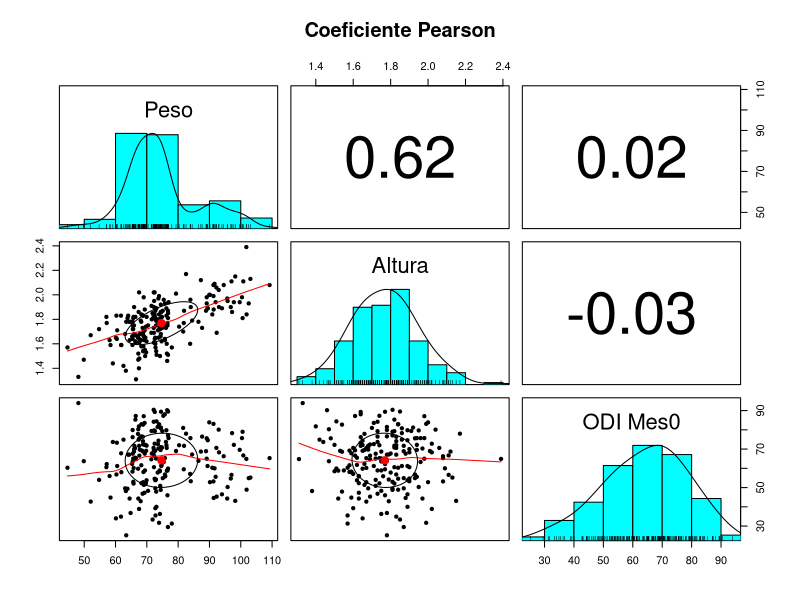
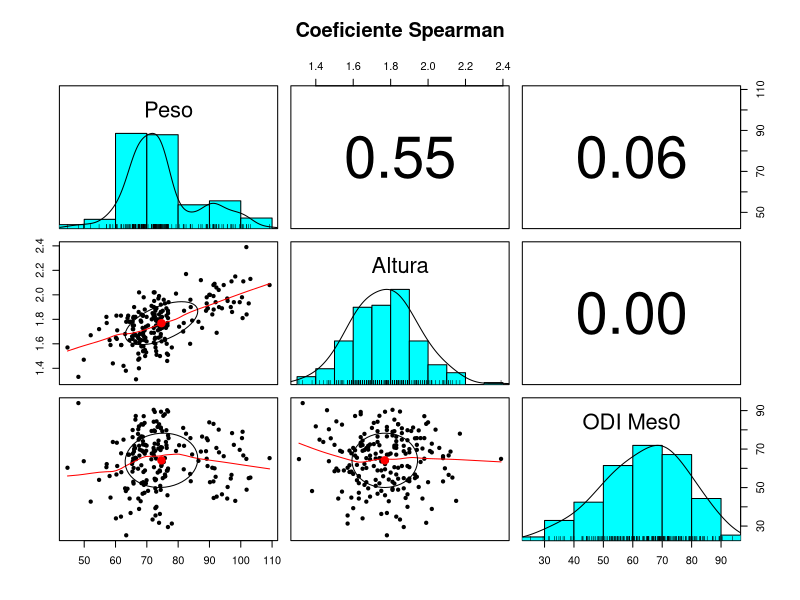

R code for these plots, in order: (Note: this script raises an error after producing the figures.)
#********************************************************************
# 1.1 INSTALAR PAQUETES DE FUNCIONES
#********************************************************************
# Lista de paquetes de funciones a instalar
.packages = c("lme4","lmerTest", "FSA","car","plotly","ggplot2", "plotly", "xlsx","scales","stringr","readr","dplyr","psych","readxl","ggpubr","PerformanceAnalytics")
.packages %in% installed.packages()
.inst <- .packages %in% installed.packages()
if(length(.packages[!.inst]) > 0) install.packages(.packages[!.inst])
lapply(.packages, require, character.only=TRUE)




##
#USING PACKAGES FROM devtools not from CRAN
##

#install.packages("devtools")
#devtools::install_github("johannesbjork/LaCroixColoR")
#lapply("LaCroixColoR",require,character.only=TRUE)


##
# Se definen funciones
##
descriptiva <-  function(Datos,columnas,colagruparpor) {
  
  filtrar_por <-  unique(Datos[,colagruparpor])
  listaout <- list()
  
  for (g in (1:nrow(filtrar_por))) 
  {
    
    if (is.list(filtrar_por[g,1])) 
    {
      df <-   filter(Datos, (Datos[,colagruparpor] %in% (filtrar_por[g,1])) ) %>%
        dplyr::select(c(colagruparpor,columnas))    
    } else 
    {
    df <-   filter(Datos, (Datos[,colagruparpor] == str_trim(filtrar_por[g,1])) ) %>%
      dplyr::select(c(colagruparpor,columnas))
    }
    for (i in (2:ncol(df)))
    {
      lista <- list( 
        Grupo = str_trim(filtrar_por[g,1]),
        media =   format(apply(df[,i],2,mean),nsmall=1,big.mark = ","),
        cutmedia =    format(apply(df[,i],2,mean,trim=0.05),nsmall=1,big.mark = ","),
        StdErr   =    format(apply(df[,i],2,sd) / sqrt(apply(df[,i],2,length)),nsmall=1,big.mark = ","),
        IC95LimInf =  format(apply(df[,i],2,mean) - (1.96 *  apply(df[,i],2,sd) / sqrt(apply(df[,i],2,length))),nsmall=1,big.mark = ","),
        IC95LimSup =  format(apply(df[,i],2,mean) + (1.96 *  apply(df[,i],2,sd) / sqrt(apply(df[,i],2,length))),nsmall=1,big.mark = ","),
        mediana=   format(apply(df[,i],2,median),nsmall=1,big.mark = ","),
        sd=    format(apply(df[,i],2,sd),nsmall=1,big.mark = ","),
        var =   format(apply(df[,i],2,var),nsmall=1,big.mark = ","),
        obs =   apply(df[,i],2,length),
        Min =   format(apply(df[,i],2,min),nsmall=1,big.mark =","),
        Max=    format(apply(df[,i],2,max),nsmall=1,big.mark = ","),
        Rango =   format(apply(df[,i],2,max) -  apply(df[,i],2,min),nsmall = 1,big.mark = ","),
        RangoIQR =  format( apply(df[,i],2,quantile,prob=0.75) - apply(df[,i],2,quantile,prob=0.25),nsmall = 1, big.mark = ","),
        Q1=   format(apply(df[,i],2,quantile,prob=0.25),nsmall = 1, big.mark = ","),
        Q3=   format(apply(df[,i],2,quantile,prob=0.75),nsmall = 1, big.mark = ","),
        skew=    round(apply(df[,i],2,skew),2),
        kurtosis =   round(apply(df[,i],2, kurtosi))
        
      )
      listaout[[str_trim(filtrar_por[g,1])]] <- lista
      
    }
  }
  
  #Colocando Nombres a las Columnas y Filas a la matriz estadistica descriptiva
  mt <- matrix(ncol = nrow(filtrar_por), nrow = 18 )
  colnames(mt) <- names(listaout)
  rownames(mt) <- names(listaout[[1]])
  
  for (i in names(listaout))
  {
    mt[,i] <- unlist(listaout[[i]])
  }   
  mt
}
crea_errdiagram <- function(Datos,columna,agrupapor,titulo="Titulo",xlabel="xlabel",ylabel="ylabel",var_color ="NA"){
  dfsumarize <- Datos %>%
    group_by(get(agrupapor),get(var_color)) %>%
    summarise(sderr = sd(get(columna),na.rm = TRUE)/sqrt(n()),
      media = mean(get(columna)))

  pd <- position_dodge(0.5) #Es para que las barras de error no se overlapen y se espacien horizontalmente
  
  ggplot(dfsumarize, aes(x=`get(var_color)`, y=media,color=`get(var_color)`,group=1)) +
    geom_errorbar( aes(ymin=media-1.96*sderr,ymax=media + 1.96*sderr),width = 0.2,position =pd) +
    facet_wrap(~`get(agrupapor)`)+
    geom_point(position=pd)+
    geom_line(position = pd)+
  
    labs(title = titulo,
         subtitle = "",
         caption = "Data source: Analiza tus Datos",
         x = xlabel,
         y = ylabel,
         tag = "Primeros Programas con R") +
    theme(plot.title    = element_text(size =12, face = "bold", hjust = 0.5  ),
          plot.subtitle = element_text(size = 9, hjust = 0.5),
          plot.caption  = element_text(size = 7),
          plot.tag      = element_text(size = 7),
          axis.text     = element_text(size=8),
          axis.title    = element_text(size=8,face="bold"))
  }
creaboxplot <- function(Datos, var_x,var_y,Titulo,xlabel="NA",ylabel="NA",var_color="NA"){
  ggplot(data = Datos) +
    geom_boxplot(mapping = aes(
      x = reorder(get(var_x),get(var_y),FUN = median),
      y = get(var_y),
      fill=get(var_color)
    )) +
    #geom_jitter(mapping = aes(x=get(var_x),y=get(var_y),color=get(var_color)) ,position=position_jitter(0.2))+
    labs(title = Titulo,
         subtitle = "",
         caption = "Data source: Analiza tus Datos",
         x = xlabel,
         y = ylabel,
         tag = "Primeros Programas con R") +
    theme(plot.title    = element_text(size =12, face = "bold", hjust = 0.5  ),
          plot.subtitle = element_text(size = 9, hjust = 0.5),
          plot.caption  = element_text(size = 7),
          plot.tag      = element_text(size = 7),
          axis.text     = element_text(size=8),
          axis.title    = element_text(size=8,face="bold"))
   }
creascatplot <- function(Datos, var_x,var_y,Titulo,xlabel,ylabel="NA",categoria="group"){
  ggplot(data = Datos) +
    geom_point(mapping = aes(x = get(var_x), y = get(var_y),color=get(categoria))) +
    
    labs(title = Titulo,
         subtitle = "",
         caption = "Data source: Analiza tus Datos",
         x = xlabel,
         y = ylabel,
         tag = "Primeros Programas con R") +
    theme(plot.title    = element_text(size =12, face = "bold", hjust = 0.5  ),
          plot.subtitle = element_text(size = 9, hjust = 0.5),
          plot.caption  = element_text(size = 7),
          plot.tag      = element_text(size = 7),
          axis.text     = element_text(size=8),
          axis.title    = element_text(size=8,face="bold")) +
    geom_smooth(mapping = aes(x = get(var_x), y = get(var_y)), orientation = "y")
  #  facet_grid(. ~ get(categoria))  
  
  
}
creagrafcorr <-  function(Datos,colx,coly,title,etiquetax,etiquetay,grupo=NA)  {
  
  
  ggscatter(Datos, x = colx, y = coly,
            color = ifelse(is.na(grupo),"black",grupo), shape = 21, size = 3,
            fill = ifelse(is.na(grupo),"lightgray",grupo),
            palette = c("#00AFBB", "#E7B800", "#FC4E07"), 
            facet.by = ifelse(is.na(grupo),NA,grupo),
            title = title,
            xlab =  etiquetax,
            ylab =  etiquetay,
            add = "reg.line",  
            add.params = list(color = "blue", fill = "lightgray"), 
            conf.int = TRUE, 
            cor.coef = TRUE, 
            show.legend.text = TRUE,
            cor.coeff.args = list(method = "pearson", label.x.npc = "left", label.y.npc = "top", label.sep = "\n")
  ) +
    stat_regline_equation(label.x.npc = "left",label.y.npc = "top",output.type = "expression", inherit.aes = TRUE)
}

###
# Seteo el Directorio....
##
setwd("~/Analiza tus Datos/Etapa 2/Bloque 5 Analiza tus Datos/4. Anova DOS o mas Factores una medida")

####
# Cargo la data
####
setwd("~/Analiza tus Datos/Etapa 2/Bloque 5 Analiza tus Datos/3. Relaciona Medidas de Correlacion")
df <- read_excel("espalda.xlsx")

df <- df[,c(4,5,9)] #Selecciono  Peso, Altura y OdiMes 0



###
# Se grafica el matrix plot para describir graficamente la forma de la distribucion, coeficiente de correlacion
###

# Graficamos Matrix Plot para ver Coeficiente de Correlacion  PEARSON
pairs.panels(df,method = "pearson",main="Coeficiente Pearson")

# Graficamos Matrix Plot para ver Coeficiente de Correlacion  Spearman
pairs.panels(df,method = "spearman",main="Coeficiente Spearman")


###
# Se muestran las matrices de correlacion y p-valor
##
mtcorPearson <- rcorr(as.matrix(df),type = "pearson") ##Pearson


mtcorSpearman <- rcorr(as.matrix(df),type = "spearman") ##Spearman

#Matrix de Correlacion y Pvalor en forma de tabla "PEARSON"
flattenCorrMatrix(mtcorPearson$r, mtcorPearson$P)

#Matriz de Correlacion y Pvalor  en forma de tabla "Spearman"
flattenCorrMatrix(mtcorSpearman$r,mtcorSpearman$P)


##Valido la Normalidad  PESO de las Variables par decidir si me quedo con Pearson o Spearman
shapiro.test(df$Peso)


##Valido la Normalidad  ALTURA de las Variables par decidir si me quedo con Pearson o Spearman
shapiro.test(df$Altura)









